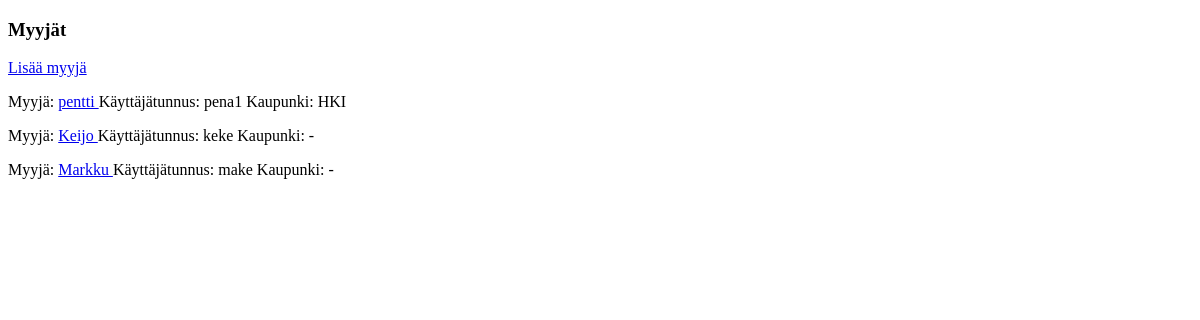
Before: /people/ with the older database file.
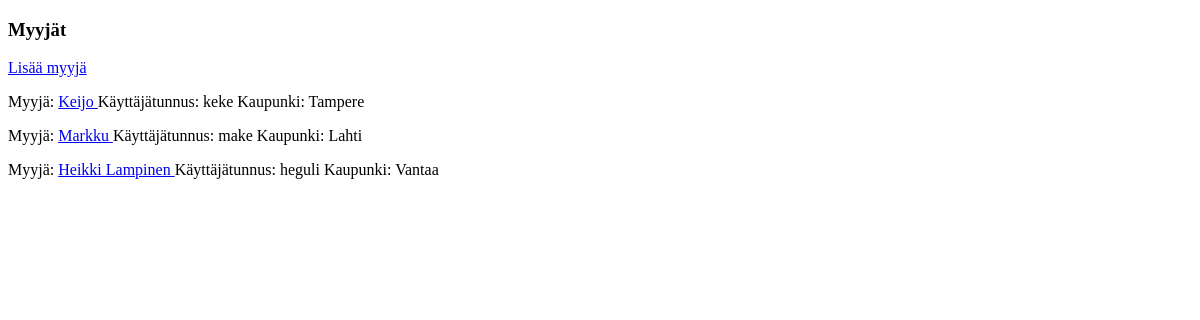
After: the same page with the newer database file.
### people/models.py (models this page shows)
class Contact(models.Model):
    fullname = models.CharField(max_length=150)
    nickname = models.CharField(unique = True, max_length=150)
    email = models.CharField(max_length=150)
    phone = models.CharField(max_length=100)
    city = models.CharField(max_length=100)
    def __str__(self):
        return self.fullname

### people/views.py (the view)
# urls.py: path('', ContactListView.as_view()), #, localhost:8000/contactlist
class ContactListView(ListView):
    template_name = 'people/contact_list.html'
    model = Contact

### people/templates/people/contact_list.html
{% extends "people/base.html" %}
{% block "content" %}
	<h3>Myyjät</h3>
	<p>
		<a href="contact/add"> Lisää myyjä  </a>
	</p>
	{% for object in  object_list %}
		<p>	Myyjä:
			<a href='contact/{{ object.pk }}/edit'>
			{{ object }}
			</a>
			Käyttäjätunnus:
			{{ object.nickname }}
			Kaupunki:
			{% if object.city %}
			{{ object.city }}
			{% endif %}
		</p>
	{% endfor %}
{% endblock "content" %}

Changed rows visible on the page:
removed Contact: fullname "pentti", nickname "pena1", city "HKI"
changed Contact "Keijo": city "-" → "Tampere"
changed Contact "Markku": city "-" → "Lahti"
added Contact: fullname "Heikki Lampinen", nickname "heguli", city "Vantaa"
